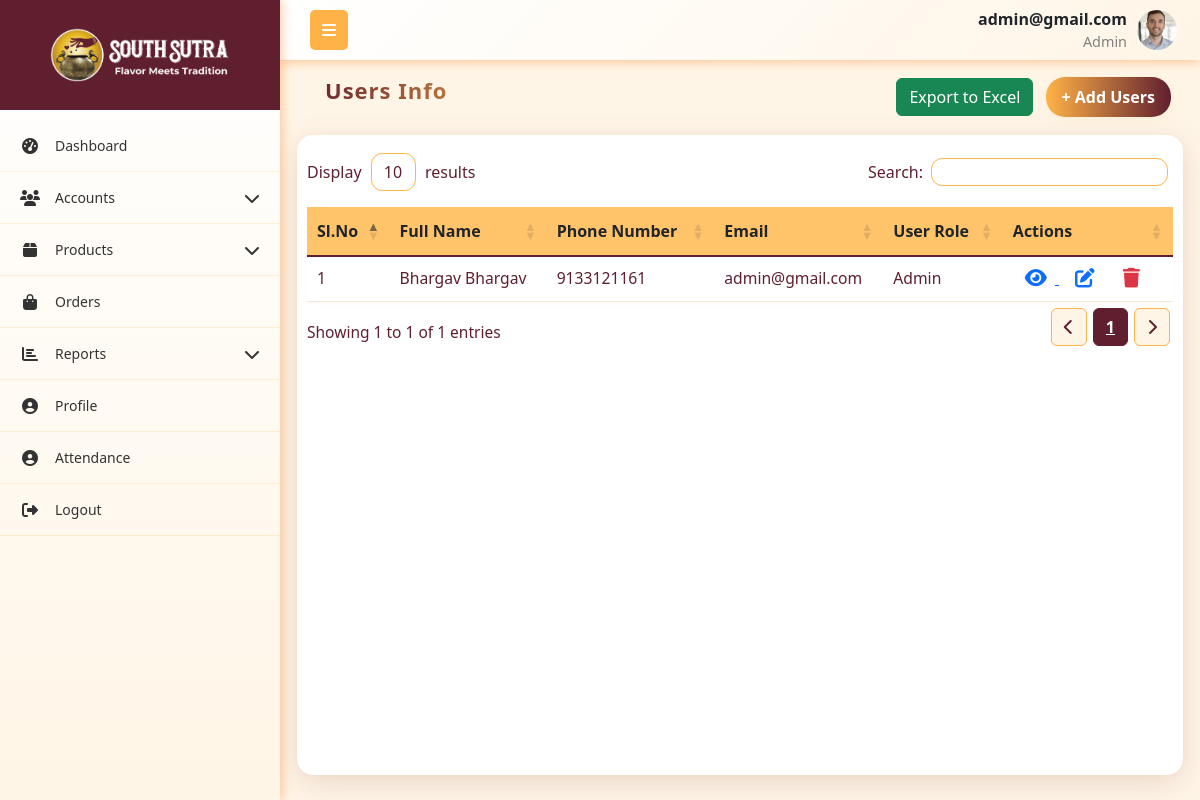
Page /user/table/ (signed in) on the committed database.
### App1/models.py (models this page shows, shortened)
class User(models.Model):
    role = models.ForeignKey(Role,on_delete=models.CASCADE,related_name="role")
    username = models.CharField(max_length=255, unique=True)
    password = models.CharField(max_length=255)
    first_name = models.CharField(max_length=255)
    last_name = models.CharField(max_length=255)
    email = models.EmailField(unique=True)
    phone_number = models.CharField(max_length=15, unique=True)
    address = models.TextField()
    city = models.CharField(max_length=255)
    state = models.CharField(max_length=255)
    pincode = models.CharField(max_length=10)
    is_active = models.BooleanField(default=True)
    created_at = models.DateTimeField(auto_now_add=True)
    updated_at = models.DateTimeField(auto_now=True)
    profile_picture = models.ImageField(upload_to='profile_pictures/', null=True, blank=True)

class Role(models.Model):
    name = models.CharField(max_length=255, unique=True)
    created_at = models.DateTimeField(auto_now_add=True)
    updated_at = models.DateTimeField(auto_now=True)
    def __str__(self):
        return f"{self.name}"

### App1/views.py (the view)
# urls.py: path('user/table/', user_table, name='user_table'),
def user_table(request):
    current_user, role_permission = get_logged_in_user(request)
    if not current_user:
        return redirect('login')
    users = User.objects.all()
    context = { 'users': users , 'current_user':current_user, 'role_permission':role_permission}
    return render(request,'accounts/user_table.html', context)

### App1/views.py (called while the page is built)
def get_logged_in_user(request):
    username = request.session.get('current_user')
    if not username:
        return None
    try:
        user = User.objects.get(username=username)
        try:
            role_permission = RolePermissions.objects.get(role=user.role)
        except RolePermissions.DoesNotExist:
            role_permission = None
        return user, role_permission
    except User.DoesNotExist:
        return None, None

### templates/accounts/user_table.html (shortened to what this page needs)
{% extends 'company_admin/base.html' %}
{% load static %}
{% block content %}
<link rel="stylesheet" href="https://cdn.datatables.net/1.13.4/css/dataTables.bootstrap5.min.css">
<link rel="stylesheet" href="https://cdn.datatables.net/responsive/2.4.1/css/responsive.bootstrap5.min.css">
<link rel="stylesheet" href="https://cdnjs.cloudflare.com/ajax/libs/font-awesome/6.4.0/css/all.min.css">
<div class="container mt-1">
    <div class="mb-0 p-0">
        <div class="d-flex justify-content-between flex-wrap m-1">
            <h5 class="header">Users Info</h5>
            <div>
                <div style="position: relative; display: inline-block;">
                    <button onclick="toggleColumnSelector()" class="btn btn-success">Export to Excel</button>
                </div>
                {% if role_permission.users_a %}
                <a href="{% url 'add_user' %}" class="btn btn-primary m-2">+ Add Users</a>
                {% endif %}
            </div>
        </div>
    </div>
    <div class="custom-card">
        <table id="usertable" class="table align-middle" style="width:100%">
            <thead class="table-header">
                <tr>
                    <th>Sl.No</th>
                    <th>Full Name</th>
                    <th>Phone Number</th>
                    <th>Email</th>
                    <th>User Role</th>
                    <th>Actions</th>
                </tr>
            </thead>
            <tbody>
                {% for user in users %}
                <tr>
                    <td>{{ forloop.counter }}</td>
                    <td>{{ user.first_name }} {{ user.last_name }}</td>
                    <td>{{ user.phone_number }}</td>
                    <td>{{ user.email }}</td>
                    <td>{{ user.role }}</td>
                    <td>
                        <a href="{% url 'view_user' user.id %}" class="btn-icon" title="View">
                        </a>
                        {% if role_permission.users_e %}
                        <a href="{% url 'edit_user' user.id %}" class="btn-icon text-decoration-none" title="Edit">
                        </a>
                        {% endif %}
                        {% if role_permission.users_d %}
                        <a href="{% url 'delete_user' user.id %}" onclick="return confirm('Are you sure?');" class="btn-icon" title="Delete">
                        </a>
                        {% endif %}
                    </td>
                </tr>
                {% endfor %}
            </tbody>
        </table>
    </div>
</div>
{% endblock content %}

### templates/company_admin/base.html (shortened to what this page needs)
{% load static %}
<!DOCTYPE html>
<html lang="en">
<head>
    <link href="https://cdnjs.cloudflare.com/ajax/libs/bootstrap/5.3.0/css/bootstrap.min.css" rel="stylesheet">
    <link href="https://cdnjs.cloudflare.com/ajax/libs/font-awesome/6.4.0/css/all.min.css" rel="stylesheet">
    <link rel="stylesheet" href="https://cdn.datatables.net/1.13.4/css/dataTables.bootstrap5.min.css">
    <link rel="stylesheet" href="https://cdn.datatables.net/responsive/2.4.1/css/responsive.bootstrap5.min.css">
    <link rel="stylesheet" href="{% static 'css/alert.css' %}">
</head>
<body>
    <nav class="top-navbar">
        <div class="navbar-container">
            <div class="navbar-left">
                <button class="sidebar-toggle" id="sidebarToggle">
                    <i class="fas fa-bars"></i>
                </button>
            </div>
            <div class="navbar-right me-2">
                <div class="navbar-user-info">
                    <span class="username">{{current_user.username}}</span>
                    <span class="role">{{current_user.role.name}}</span>
                </div>
                {% if current_user.profile_picture %}
                    <img src="{{ current_user.profile_picture.url }}"
                        alt="{{ current_user.get_full_name }}"
                        class="navbar-profile-img">
                {% else %}
                     <div class="navbar-profile-fallback">
                        {{ current_user.first_name|first|upper }}{{ current_user.last_name|first|upper }}
                    </div>
                {% endif %}
            </div>
        </div>
    </nav>
    <nav class="sidebar" id="sidebar">
        <div class="sidebar-logo-container">
            <img src="{% static 'images/logo.png' %}" alt="Company Logo"  class="logo">
        </div>
        <ul class="nav flex-column sidebar-nav">
            {% if role_permission.dashboard_v %}
            <li class="nav-item">
                <a class="nav-link" href="{% url 'dashboard' %}">
                    <i class="fas fa-tachometer-alt nav-icon"></i>
                    <span class="nav-text">Dashboard</span>
                </a>
            </li>
            {% endif %}
            {% if role_permission.roles_v or role_permission.users_v or role_permission.customer_v %}
            <li class="nav-item">
                <a class="nav-link" href="#">
                    <i class="fas fa-users nav-icon"></i>
                    <span class="nav-text">Accounts</span>
                    <i class="fas fa-chevron-down arrow"></i>
                </a>
            </li>
            {% endif %}
            {% if role_permission.category_v or role_permission.all_products_v or role_permission.daily_production_v or role_permission.inventory_v %}
            <li class="nav-item">
                <a class="nav-link" href="#">
                    <i class="fas fa-box nav-icon"></i>
                    <span class="nav-text">Products</span>
                    <i class="fas fa-chevron-down arrow"></i>
                </a>
            </li>
            {% endif %}
            {% if role_permission.orders_v %}
            <li class="nav-item">
                <a class="nav-link" href="{% url 'order_table' %}">
                    <i class="fas fa-shopping-bag nav-icon"></i>
                    <span class="nav-text">Orders</span>
                </a>
            </li>
            {% endif %}
            {% if role_permission.s_reports_v or role_permission.c_reports_v %}
            <li class="nav-item">
                <a class="nav-link" href="#">
                    <i class="fas fa-chart-bar nav-icon"></i>
                    <span class="nav-text">Reports</span>
                    <i class="fas fa-chevron-down arrow"></i>
                </a>
            </li>
            {% endif %}
            <li class="nav-item">
                <a class="nav-link" href="{% url 'profile' %}">
                    <i class="fas fa-user-circle nav-icon"></i>
                    <span class="nav-text">Profile</span>
                </a>
            </li>
            <li class="nav-item">
                <a class="nav-link" href="{% url 'attendance' %}">
                    <i class="fas fa-user-circle nav-icon"></i>
                    <span class="nav-text">Attendance</span>
                </a>
            </li>
            <li class="nav-item">
                <a class="nav-link" href="{% url 'logout' %}" onclick="return confirm('Are you sure?');" >
                    <i class="fas fa-sign-out-alt nav-icon"></i>
                    <span class="nav-text">Logout</span>
                </a>
            </li>
        </ul>
    </nav>
    <main class="main-content" id="mainContent">
        {% block content %}{% endblock %}
    </main>
</body>
</html>

### templates/company_admin/base.html (style rules this page uses)
:root { --primary-red: #601F2F; --primary-orange: #ffb347; --accent-yellow: #fc3; --light-orange: #fff5e6; --dark-red: #4a1824; --sidebar-width: 280px; --sidebar-collapsed: 60px; }
* { box-sizing: border-box; }
body { font-family: 'Segoe UI', Tahoma, Geneva, Verdana, sans-serif; background-color: #f8f9fa; margin: 0; padding: 0; overflow-x: hidden; }
.top-navbar { background: linear-gradient(135deg, white 0%, var(--light-orange) 100%); box-shadow: 0 2px 10px rgba(255, 106, 0, 0.35); position: fixed; top: 0; left: var(--sidebar-width); right: 0; z-index: 1030; height: 60px; padding: 0; transition: left 0.3s ease; }
.navbar-container { display: flex; align-items: center; justify-content: space-between; height: 100%; padding: 0 15px; max-width: 100%; }
.navbar-left { display: flex; align-items: center; flex-shrink: 0; }
.sidebar-toggle { background: var(--primary-orange); border: none; color: white; padding: 8px 12px; border-radius: 5px; margin-left: 15px; cursor: pointer; }
.navbar-right { flex-shrink: 0; display: flex; align-items: center; gap: 10px; }
.navbar-profile-img { width: 40px; height: 40px; border-radius: 50%; object-fit: cover; }
.navbar-user-info { display: flex; flex-direction: column; align-items: flex-end; }
.navbar-user-info .username { font-weight: 600; }
.navbar-user-info .role { font-size: 0.9rem; color: gray; }
.sidebar { position: fixed; top: 0; left: 0; height: 100vh; width: var(--sidebar-width); background: linear-gradient(180deg, white 0%, var(--light-orange) 100%); transform: translateX(0); transition: width 0.3s ease; z-index: 1040; overflow-y: auto; box-shadow: 2px 0 10px rgba(255, 106, 0, 0.35); display: flex; flex-direction: column; }
.sidebar-logo-container { display: flex; align-items: center; justify-content: center; height: 110px; width: 100%; background-color: #601F2F; margin-bottom: 10px; transition: opacity 0.3s, height 0.3s, margin-bottom 0.3s; }
.sidebar-logo-container .logo { width: 200px; height: auto; background: transparent; padding: 8px 10px; }
.sidebar:not(.collapsed) .sidebar-logo-container { opacity: 1; height: 110px; margin-bottom: 10px; }
.sidebar-nav { padding: 0; margin: 0; list-style: none; flex: 1 1 auto; }
.nav-item { border-bottom: 1px solid rgba(255, 179, 71, 0.2); }
.nav-link { color: #333; padding: 15px 20px; display: flex; align-items: center; text-decoration: none; transition: all 0.3s ease; position: relative; cursor: pointer; }
.nav-icon { width: 20px; margin-right: 15px; text-align: center; font-size: 16px; }
.nav-text { flex-grow: 1; font-size: 14px; }
.arrow { transition: transform 0.3s ease; margin-left: auto; }
.main-content { margin-top: 60px; padding: 5px; transition: margin-left 0.3s ease; min-height: calc(100vh - 60px); }
@media (min-width: 768px) { .sidebar { transform: translateX(0); top: 0; height: 100vh; } }
@media (min-width: 768px) { .main-content { margin-left: var(--sidebar-width); } }

### rows in the picture
User: username "admin@gmail.com", role.name "Admin", profile_picture (picture), first_name "Bhargav", last_name "Bhargav", phone_number "9133121161", email "admin@gmail.com", role "Admin"
